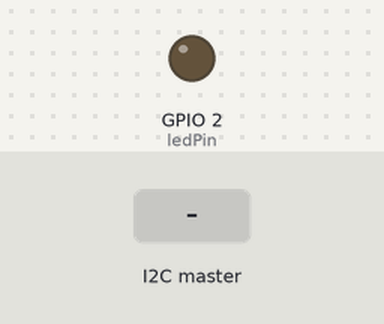
The sketch below on a simulated ESP32. Parts: output pins drawn as LEDs (lit = HIGH). Inputs (shaded band) come from the test bench.

Above: at 1.2 s.
1.3 s: the I2C master sends the byte 1
At 2.1 s:
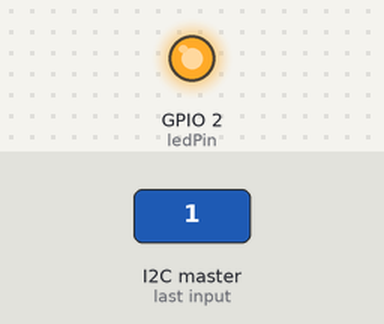
2.8 s: the I2C master sends the byte 0
At 3.2 s:
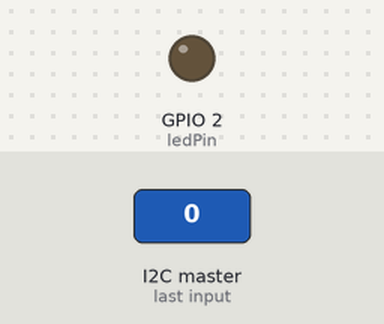
4.3 s: the I2C master sends the byte 2
At 5.5 s:
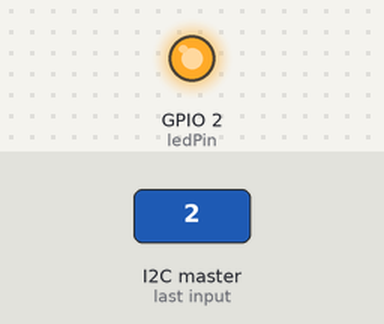
Timing chart, 0 to 7.3 s (numbered marks = the images above; inputs shaded):
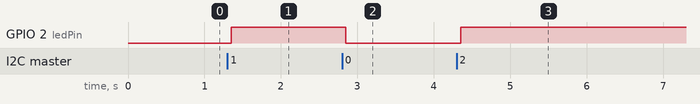

The sketch:

Slave_Reciever.ino
```cpp
#include <Wire.h>

#define SDA_PIN 21
#define SCL_PIN 22        //Declare SDA Pin on NodeMCU

const int16_t I2C_SLAVE = 0x08;
const int ledPin = 2;
void setup() {
  Wire.begin(I2C_SLAVE,SDA_PIN, SCL_PIN,115200 );  // join i2c bus with address #8
  Wire.onReceive(receiveEvent);             // register event
    pinMode(ledPin, OUTPUT);
  digitalWrite(ledPin, LOW);                    // start serial for output
}


void loop () {


  delay(100);
}

void receiveEvent(int howMany){

  while (Wire.available()) {
    char c = Wire.read();
    digitalWrite(ledPin, c);
  }
}
```

Measured:
- after the input at 1.3 s, GPIO 2 (ledPin): LOW → HIGH after 0.05 s
- after the input at 2.8 s, GPIO 2 (ledPin): HIGH → LOW after 0.05 s
- after the input at 4.3 s, GPIO 2 (ledPin): LOW → HIGH after 0.05 s
